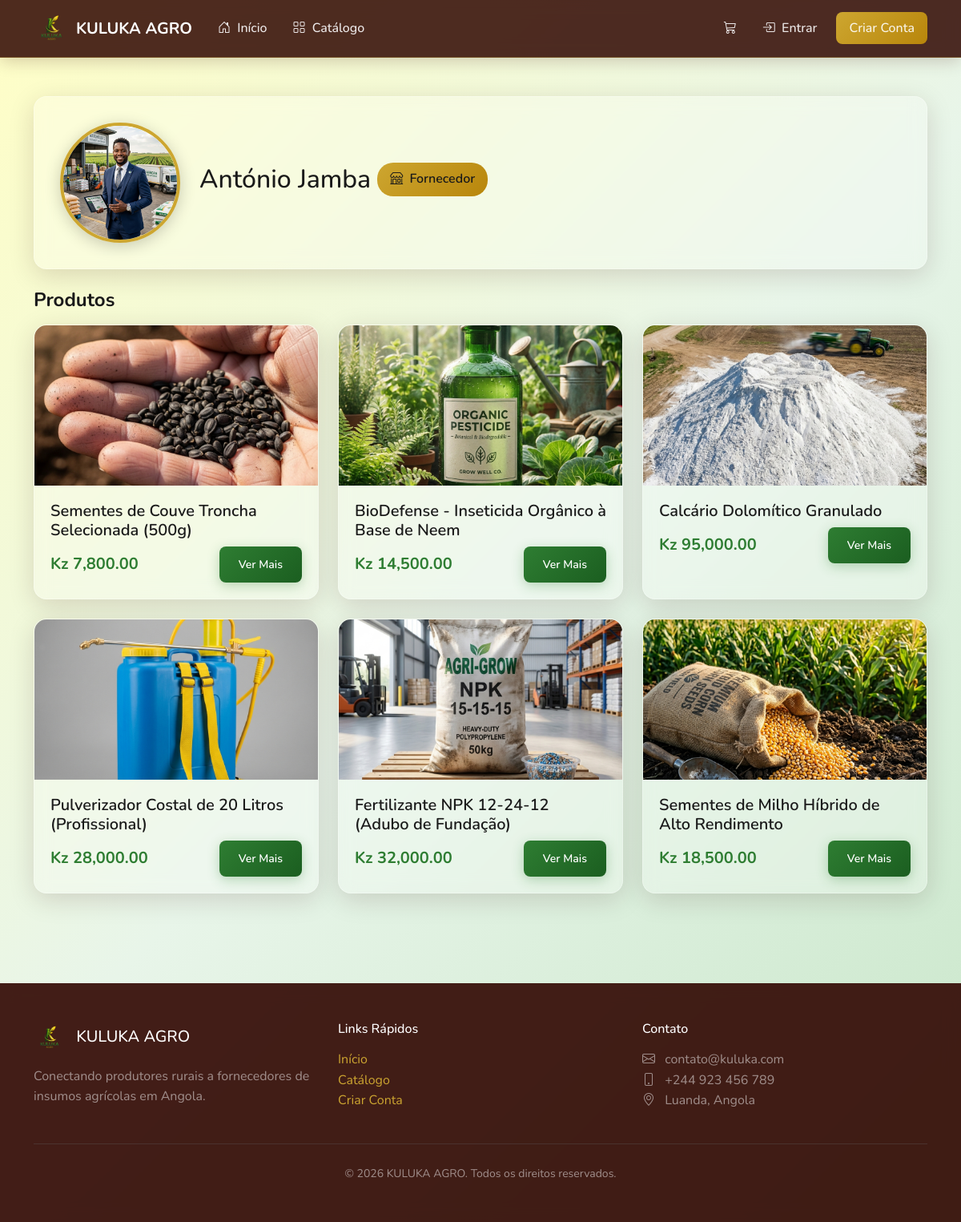
The page /usuario/3/ on the database its author committed.
### contas/models.py (models this page shows, shortened)
class Usuario(AbstractUser):
    class TipoUsuario(models.TextChoices):
        FORNECEDOR = 'FORNECEDOR', 'Fornecedor'
        PRODUTOR = 'PRODUTOR', 'Produtor'
    tipo = models.CharField(
        max_length=20,
        choices=TipoUsuario.choices,
        default=TipoUsuario.PRODUTOR,
        verbose_name='Tipo de Usuário'
    )
    telefone = models.CharField(
        max_length=20,
        blank=True,
        verbose_name='Telefone'
    )
    endereco = models.TextField(
        blank=True,
        verbose_name='Endereço'
    )
    cidade = models.CharField(
        max_length=100,
        blank=True,
        verbose_name='Cidade'
    )
    provincia = models.CharField(
        max_length=100,
        blank=True,
        verbose_name='Província'
    )
    foto_perfil = models.ImageField(
        upload_to='perfis/',
        blank=True,
        null=True,
        verbose_name='Foto de Perfil'
    )
    descricao = models.TextField(
        blank=True,
        verbose_name='Descrição / Sobre'
    )
    data_criacao = models.DateTimeField(
        auto_now_add=True,
        verbose_name='Data de Criação'
    )
    nome_empresa = models.CharField(
        max_length=200,
        blank=True,
        verbose_name='Nome da Empresa'
    )
    nif = models.CharField(
        max_length=50,
        blank=True,
        verbose_name='NIF (Número de Identificação Fiscal)'
    )
    area_cultivo = models.DecimalField(
        max_digits=10,
        decimal_places=2,
        blank=True,
        null=True,
        verbose_name='Área de Cultivo (hectares)'
    )
    tipos_cultivo = models.TextField(
        blank=True,
        verbose_name='Tipos de Cultivo'
    )
    class Meta:
        verbose_name = 'Usuário'
        verbose_name_plural = 'Usuários'
    @property
    def eh_fornecedor(self):
        return self.tipo == self.TipoUsuario.FORNECEDOR

### produtos/models.py (models this page shows, shortened)
class Produto(models.Model):
    class UnidadeMedida(models.TextChoices):
        QUILOGRAMA = 'KG', 'Quilograma (kg)'
        GRAMA = 'G', 'Grama (g)'
        TONELADA = 'TON', 'Tonelada (ton)'
        LITRO = 'L', 'Litro (L)'
        UNIDADE = 'UN', 'Unidade (un)'
        SACO = 'SC', 'Saco (sc)'
        CAIXA = 'CX', 'Caixa (cx)'
    fornecedor = models.ForeignKey(
        settings.AUTH_USER_MODEL,
        on_delete=models.CASCADE,
        related_name='produtos',
        verbose_name='Fornecedor'
    )
    categoria = models.ForeignKey(
        Categoria,
        on_delete=models.SET_NULL,
        null=True,
        blank=True,
        related_name='produtos',
        verbose_name='Categoria'
    )
    nome = models.CharField(
        max_length=200,
        verbose_name='Nome do Produto'
    )
    descricao = models.TextField(
        verbose_name='Descrição'
    )
    preco = models.DecimalField(
        max_digits=10,
        decimal_places=2,
        verbose_name='Preço'
    )
    unidade_medida = models.CharField(
        max_length=10,
        choices=UnidadeMedida.choices,
        default=UnidadeMedida.QUILOGRAMA,
        verbose_name='Unidade de Medida'
    )
    estoque = models.PositiveIntegerField(
        default=0,
        verbose_name='Estoque Disponível'
    )
    imagem = models.ImageField(
        upload_to='produtos/',
        blank=True,
        null=True,
        verbose_name='Imagem do Produto'
    )
    ativo = models.BooleanField(
        default=True,
        verbose_name='Ativo'
    )
    destaque = models.BooleanField(
        default=False,
        verbose_name='Produto em Destaque'
    )
    data_criacao = models.DateTimeField(
        auto_now_add=True,
        verbose_name='Data de Criação'
    )
    data_atualizacao = models.DateTimeField(
        auto_now=True,
        verbose_name='Última Atualização'
    )
    class Meta:
        verbose_name = 'Produto'
        verbose_name_plural = 'Produtos'
        ordering = ['-data_criacao']
    @property
    def preco_formatado(self):
        return f"Kz {self.preco:,.2f}"

### contas/views.py (the view)
# urls.py: path('usuario/<int:pk>/', views.PerfilPublicoView.as_view(), name='perfil_publico'),
class PerfilPublicoView(DetailView):
    model = Usuario
    template_name = 'contas/perfil_publico.html'
    context_object_name = 'perfil_usuario'
    def get_context_data(self, **kwargs):
        context = super().get_context_data(**kwargs)
        usuario = self.get_object()
        if usuario.eh_fornecedor:
            from produtos.models import Produto
            context['produtos'] = Produto.objects.filter(
                fornecedor=usuario,
                ativo=True
            )
        return context

### pedidos/context_processors.py (called while the page is built)
def carrinho_quantidade(request):
    carrinho = request.session.get('carrinho', {})
    quantidade_total = sum(carrinho.values())
    return {
        'carrinho_quantidade': quantidade_total
    }

### templates/contas/perfil_publico.html (shortened to what this page needs)
{% extends 'base.html' %}
{% load static %}
{% block conteudo %}
<div class="container py-5">
    <div class="perfil-card mb-4">
        <div class="row align-items-center">
            <div class="col-md-auto text-center mb-3 mb-md-0">
                {% if perfil_usuario.foto_perfil %}
                <img src="{{ perfil_usuario.foto_perfil.url }}" alt="{{ perfil_usuario.username }}" class="perfil-foto">
                {% else %}
                <div class="perfil-foto-placeholder">
                    {{ perfil_usuario.first_name|slice:":1"|upper|default:perfil_usuario.username|slice:":1"|upper }}
                </div>
                {% endif %}
            </div>
            <div class="col-md">
                <div class="d-flex align-items-center gap-2 mb-2">
                    <h2 class="mb-0">{{ perfil_usuario.get_full_name|default:perfil_usuario.username }}</h2>
                    {% if perfil_usuario.eh_fornecedor %}
                    <span class="badge-fornecedor">
                        <i class="bi bi-shop me-1"></i> Fornecedor
                    </span>
                    {% else %}
                    <span class="badge-produtor">
                        <i class="bi bi-tree me-1"></i> Produtor
                    </span>
                    {% endif %}
                </div>
            </div>
        </div>
    </div>
    {% if perfil_usuario.eh_fornecedor and produtos %}
    <h4 class="fw-bold mb-3">Produtos</h4>
    <div class="row g-4">
        {% for produto in produtos %}
        <div class="col-md-6 col-lg-4">
            <div class="produto-card">
                {% if produto.imagem %}
                <img src="{{ produto.imagem.url }}" class="card-img-top" alt="{{ produto.nome }}">
                {% else %}
                <div class="card-img-top img-placeholder" style="height: 200px;">
                    <i class="bi bi-image"></i>
                </div>
                {% endif %}
                <div class="card-body">
                    <h5 class="produto-nome">{{ produto.nome }}</h5>
                    <div class="d-flex justify-content-between align-items-center">
                        <span class="produto-preco">{{ produto.preco_formatado }}</span>
                        <a href="{% url 'produtos:detalhe' produto.pk %}" class="btn btn-sm btn-kuluka">
                            Ver Mais
                        </a>
                    </div>
                </div>
            </div>
        </div>
        {% endfor %}
    </div>
    {% endif %}
</div>
{% endblock %}

### static/css/style.css (style rules this page uses)
:root { --cor-primaria: #300600; --cor-secundaria: #CDA630; --cor-terciaria: #2E7D32; --cor-fundo: #FFFEC6; --cor-texto: #1a1a1a; --cor-texto-claro: #ffffff; --cor-sucesso: #2E7D32; --cor-erro: #c62828; --cor-aviso: #f9a825; --cor-info: #0277bd; --glass-bg: rgba(255, 255, 255, 0.25); --glass-bg-dark: rgba(48, 6, 0, 0.15); --glass-border: rgba(255, 255, 255, 0.3); --glass-shadow: 0 8px 32px 0 rgba(48, 6, 0, 0.15); --glass-blur: blur(10px); --raio-borda: 16px; --raio-borda-sm: 8px; --espacamento: 1.5rem; }
* { box-sizing: border-box; }
html { scroll-behavior: smooth; }
body { font-family: 'Segoe UI', 'Avenir', system-ui, -apple-system, sans-serif; background: linear-gradient(135deg, #FFFEC6 0%, #e8f5e9 50%, #c8e6c9 100%); background-attachment: fixed; min-height: 100vh; color: var(--cor-texto); line-height: 1.6; }
.btn-kuluka { background: linear-gradient(135deg, var(--cor-terciaria) 0%, #1b5e20 100%); color: var(--cor-texto-claro); border: none; padding: 0.75rem 1.5rem; border-radius: var(--raio-borda-sm); font-weight: 600; transition: all 0.3s ease; box-shadow: 0 4px 15px rgba(46, 125, 50, 0.3); }
.produto-card { background: var(--glass-bg); backdrop-filter: var(--glass-blur); -webkit-backdrop-filter: var(--glass-blur); border-radius: var(--raio-borda); border: 1px solid var(--glass-border); box-shadow: var(--glass-shadow); overflow: hidden; transition: all 0.3s ease; height: 100%; }
.produto-card .card-img-top { height: 200px; object-fit: cover; }
.produto-card .card-body { padding: 1.25rem; }
.produto-card .produto-nome { font-weight: 600; color: var(--cor-texto); margin-bottom: 0.5rem; }
.produto-card .produto-preco { font-size: 1.25rem; font-weight: 700; color: var(--cor-terciaria); }
.perfil-card { background: var(--glass-bg); backdrop-filter: var(--glass-blur); -webkit-backdrop-filter: var(--glass-blur); border-radius: var(--raio-borda); border: 1px solid var(--glass-border); box-shadow: var(--glass-shadow); padding: 2rem; }
.perfil-foto { width: 150px; height: 150px; border-radius: 50%; object-fit: cover; border: 4px solid var(--cor-secundaria); box-shadow: 0 4px 20px rgba(0, 0, 0, 0.2); }
.badge-fornecedor { background: linear-gradient(135deg, var(--cor-secundaria) 0%, #b8860b 100%); color: var(--cor-texto); padding: 0.5rem 1rem; border-radius: 20px; font-weight: 600; }

### templates/base.html (style rules this page uses)
body { font-family: 'Nunito', sans-serif; }

### rows shown on the page
Usuario: foto_perfil (picture), get_full_name "António Jamba"
Produto: imagem (picture), nome "Sementes de Couve Troncha Selecionada (500g)", preco_formatado "Kz 7,800.00"
Produto: imagem (picture), nome "BioDefense - Inseticida Orgânico à Base de Neem", preco_formatado "Kz 14,500.00"
Produto: imagem (picture), nome "Calcário Dolomítico Granulado", preco_formatado "Kz 95,000.00"
Produto: imagem (picture), nome "Pulverizador Costal de 20 Litros (Profissional)", preco_formatado "Kz 28,000.00"
Produto: imagem (picture), nome "Fertilizante NPK 12-24-12 (Adubo de Fundação)", preco_formatado "Kz 32,000.00"
Produto: imagem (picture), nome "Sementes de Milho Híbrido de Alto Rendimento", preco_formatado "Kz 18,500.00"
